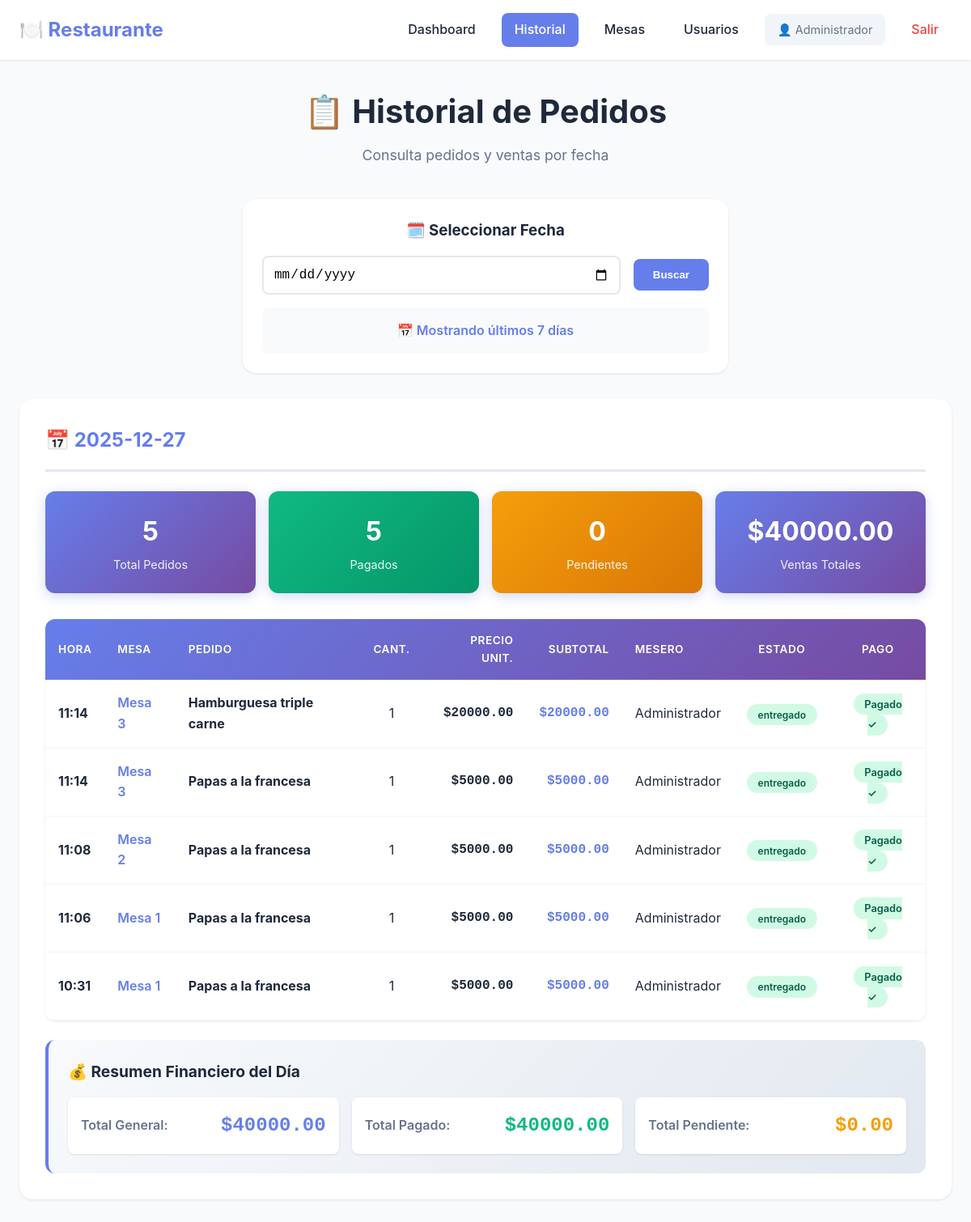
The page /historial (signed in) on the database its author committed.
### app.py (models this page shows, shortened)
class Usuario(UserMixin, db.Model):
    id = db.Column(db.Integer, primary_key=True)
    username = db.Column(db.String(80), unique=True, nullable=False)
    password_hash = db.Column(db.String(200), nullable=False)
    nombre = db.Column(db.String(100), nullable=False)
    rol = db.Column(db.String(20), default='mesero')  # mesero, cocina, admin

class Pedido(db.Model):
    id = db.Column(db.Integer, primary_key=True)
    fecha = db.Column(db.DateTime, default=datetime.now)
    mesa_id = db.Column(db.Integer, db.ForeignKey('mesa.id'), nullable=False)
    sesion_id = db.Column(db.Integer, db.ForeignKey('sesion.id'), nullable=True)
    mesero_id = db.Column(db.Integer, db.ForeignKey('usuario.id'), nullable=False)
    producto = db.Column(db.String(200), nullable=False)
    cantidad = db.Column(db.Integer, default=1)
    precio_unitario = db.Column(db.Float, default=0)  # NUEVO CAMPO
    notas = db.Column(db.Text)
    estado = db.Column(db.String(20), default='pendiente')  # pendiente, preparando, listo, entregado
    pagado = db.Column(db.Boolean, default=False)
    mesa = db.relationship('Mesa', backref='pedidos')
    mesero = db.relationship('Usuario', backref='pedidos')

class Mesa(db.Model):
    id = db.Column(db.Integer, primary_key=True)
    numero = db.Column(db.Integer, nullable=False, unique=True)
    capacidad = db.Column(db.Integer, default=4)
    activa = db.Column(db.Boolean, default=True)

### app.py (the view, shortened to what this page needs)
@app.route("/historial")
@login_required
def historial():
    fecha_param = request.args.get('fecha')
    fecha_seleccionada = None
    pedidos_por_dia = {}
    totales_por_dia = {}
    if not fecha_param:
        pedidos = Pedido.query.order_by(Pedido.fecha.desc()).limit(500).all()
        for pedido in pedidos:
            fecha_str = pedido.fecha.strftime('%Y-%m-%d')
            if fecha_str not in pedidos_por_dia:
                pedidos_por_dia[fecha_str] = []
            pedidos_por_dia[fecha_str].append(pedido)
        pedidos_por_dia = dict(list(pedidos_por_dia.items())[:7])
        for fecha_str, pedidos_dia in pedidos_por_dia.items():
            total_general = sum(p.cantidad * p.precio_unitario for p in pedidos_dia)
            total_pagado = sum(p.cantidad * p.precio_unitario for p in pedidos_dia if p.pagado)
            total_pendiente = sum(p.cantidad * p.precio_unitario for p in pedidos_dia if not p.pagado)
            totales_por_dia[fecha_str] = {
                'total_general': total_general,
                'total_pagado': total_pagado,
                'total_pendiente': total_pendiente
            }
    return render_template("historial.html",
                         pedidos_por_dia=pedidos_por_dia,
                         totales_por_dia=totales_por_dia,
                         fecha_seleccionada=fecha_seleccionada,
                         now=datetime.now())

### app.py (called while the page is built)
@login_manager.user_loader
def load_user(user_id):
    return Usuario.query.get(int(user_id))

### templates/historial.html (shortened to what this page needs)
<!DOCTYPE html>
<html lang="es">
<head>
</head>
<body>
    <nav class="navbar">
        <div class="nav-container">
            <div class="nav-brand">🍽️ Restaurante</div>
            <div class="nav-menu">
                <a href="{{ url_for('dashboard') }}" class="nav-link">Dashboard</a>
                <a href="{{ url_for('historial') }}" class="nav-link active">Historial</a>
                {% if current_user.rol == 'admin' %}
                <a href="{{ url_for('administrar_mesas') }}" class="nav-link">Mesas</a>
                <a href="{{ url_for('administrar_usuarios') }}" class="nav-link">Usuarios</a>
                {% endif %}
                <span class="nav-user">👤 {{ current_user.nombre }}</span>
                <a href="{{ url_for('logout') }}" class="nav-link nav-logout">Salir</a>
            </div>
        </div>
    </nav>
    <div class="container">
        <div class="page-header">
            <h1>📋 Historial de Pedidos</h1>
            <p class="subtitle">Consulta pedidos y ventas por fecha</p>
        </div>
        <div class="fecha-navegacion">
            <h3>🗓️ Seleccionar Fecha</h3>
            <form method="GET" class="fecha-controls">
                <input type="date" name="fecha" id="fecha"
                       value="{{ fecha_seleccionada.strftime('%Y-%m-%d') if fecha_seleccionada else '' }}"
                       max="{{ now.strftime('%Y-%m-%d') if now else '' }}">
                <button type="submit">Buscar</button>
            </form>
            {% if fecha_seleccionada %}
            <div class="fecha-actual">
                📅 Mostrando: {{ fecha_seleccionada.strftime('%d/%m/%Y') }}
                <a href="{{ url_for('historial') }}" style="margin-left: 1rem; color: #667eea; text-decoration: none;">Ver todos</a>
            </div>
            {% else %}
            <div class="fecha-actual">
                📅 Mostrando últimos 7 días
            </div>
            {% endif %}
        </div>
        <div class="historial-container">
            {% if pedidos_por_dia %}
            {% for fecha, pedidos in pedidos_por_dia.items() %}
            <div class="historial-dia">
                <h2 class="dia-header">📅 {{ fecha }}</h2>
                <div class="historial-stats">
                    <div class="stat-card">
                        <span class="stat-value">{{ pedidos|length }}</span>
                        <span class="stat-label">Total Pedidos</span>
                    </div>
                    <div class="stat-card green">
                        <span class="stat-value">{{ pedidos|selectattr('pagado', 'equalto', True)|list|length }}</span>
                        <span class="stat-label">Pagados</span>
                    </div>
                    <div class="stat-card orange">
                        <span class="stat-value">{{ pedidos|selectattr('pagado', 'equalto', False)|list|length }}</span>
                        <span class="stat-label">Pendientes</span>
                    </div>
                    <div class="stat-card">
                        <span class="stat-value">${{ "%.2f"|format(totales_por_dia[fecha].total_general) }}</span>
                        <span class="stat-label">Ventas Totales</span>
                    </div>
                </div>
                <div class="historial-table-container">
                    <table class="historial-table">
                        <thead>
                            <tr>
                                <th>Hora</th>
                                <th>Mesa</th>
                                <th>Pedido</th>
                                <th class="text-center">Cant.</th>
                                <th class="text-right">Precio Unit.</th>
                                <th class="text-right">Subtotal</th>
                                <th>Mesero</th>
                                <th class="text-center">Estado</th>
                                <th class="text-center">Pago</th>
                            </tr>
                        </thead>
                        <tbody>
                            {% for pedido in pedidos %}
                            <tr>
                                <td><strong>{{ pedido.fecha.strftime('%H:%M') }}</strong></td>
                                <td class="mesa-cell">Mesa {{ pedido.mesa.numero }}</td>
                                <td>
                                    <strong>{{ pedido.producto }}</strong>
                                </td>
                                <td class="text-center">{{ pedido.cantidad }}</td>
                                <td class="text-right">${{ "%.2f"|format(pedido.precio_unitario) }}</td>
                                <td class="text-right precio-total">${{ "%.2f"|format(pedido.cantidad * pedido.precio_unitario) }}</td>
                                <td>{{ pedido.mesero.nombre }}</td>
                                <td class="text-center">
                                    <span class="estado-badge estado-{{ pedido.estado }}">{{ pedido.estado }}</span>
                                </td>
                                <td class="text-center">
                                    {% if pedido.pagado %}
                                    <span class="badge badge-success">Pagado ✓</span>
                                    {% else %}
                                    <a href="{{ url_for('marcar_pagado', pedido_id=pedido.id) }}"
                                       class="btn btn-success btn-xs"
                                       onclick="return confirm('¿Marcar como pagado?')">💰 Pagar</a>
                                    {% endif %}
                                </td>
                            </tr>
                            {% endfor %}
                        </tbody>
                    </table>
                </div>
                <div class="totales-dia">
                    <h3>💰 Resumen Financiero del Día</h3>
                    <div class="totales-grid">
                        <div class="total-item general">
                            <span class="total-label">Total General:</span>
                            <span class="total-value">${{ "%.2f"|format(totales_por_dia[fecha].total_general) }}</span>
                        </div>
                        <div class="total-item pagado">
                            <span class="total-label">Total Pagado:</span>
                            <span class="total-value">${{ "%.2f"|format(totales_por_dia[fecha].total_pagado) }}</span>
                        </div>
                        <div class="total-item pendiente">
                            <span class="total-label">Total Pendiente:</span>
                            <span class="total-value">${{ "%.2f"|format(totales_por_dia[fecha].total_pendiente) }}</span>
                        </div>
                    </div>
                </div>
            </div>
            {% endfor %}
            {% else %}
            <div class="empty-state">
                <div class="empty-icon">📭</div>
                <h2>No hay pedidos registrados</h2>
                <p>Los pedidos aparecerán aquí una vez que se creen</p>
            </div>
            {% endif %}
        </div>
    </div>
</body>
</html>

### rows shown on the page
Usuario: nombre "Administrador"
Pedido: fecha "11:14", mesa.numero "3", producto "Hamburguesa triple carne", cantidad "1", precio_unitario "20000.00", pedido.cantidad*pedido.precio_unitario "20000.00", mesero.nombre "Administrador", estado "entregado", pagado "Pagado ✓"
Pedido: fecha "11:14", mesa.numero "3", producto "Papas a la francesa", cantidad "1", precio_unitario "5000.00", pedido.cantidad*pedido.precio_unitario "5000.00", mesero.nombre "Administrador", estado "entregado", pagado "Pagado ✓"
Pedido: fecha "11:08", mesa.numero "2", producto "Papas a la francesa", cantidad "1", precio_unitario "5000.00", pedido.cantidad*pedido.precio_unitario "5000.00", mesero.nombre "Administrador", estado "entregado", pagado "Pagado ✓"
Pedido: fecha "11:06", mesa.numero "1", producto "Papas a la francesa", cantidad "1", precio_unitario "5000.00", pedido.cantidad*pedido.precio_unitario "5000.00", mesero.nombre "Administrador", estado "entregado", pagado "Pagado ✓"
Pedido: fecha "10:31", mesa.numero "1", producto "Papas a la francesa", cantidad "1", precio_unitario "5000.00", pedido.cantidad*pedido.precio_unitario "5000.00", mesero.nombre "Administrador", estado "entregado", pagado "Pagado ✓"

### other values the page prints
{{ fecha }} "2025-12-27"
{{ pedidos|length }} "5"
{{ pedidos|selectattr('pagado', 'equalto', True)|list|length }} "5"
{{ pedidos|selectattr('pagado', 'equalto', False)|list|length }} "0"
{{ "%.2f"|format(totales_por_dia[fecha].total_general) }} "40000.00"
{{ "%.2f"|format(totales_por_dia[fecha].total_pagado) }} "40000.00"
{{ "%.2f"|format(totales_por_dia[fecha].total_pendiente) }} "0.00"
